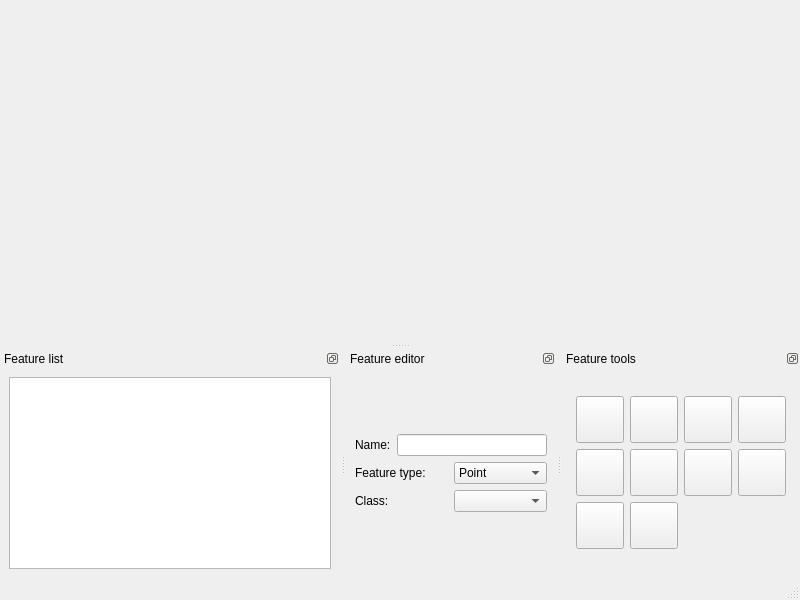
<?xml version="1.0" encoding="UTF-8"?>
<ui version="4.0">
 <class>StereoPlotterForm</class>
 <widget class="QMainWindow" name="StereoPlotterForm">
  <property name="geometry">
   <rect>
    <x>0</x>
    <y>0</y>
    <width>800</width>
    <height>600</height>
   </rect>
  </property>
  <property name="windowTitle">
   <string>Stereoplotter</string>
  </property>
  <property name="dockNestingEnabled">
   <bool>false</bool>
  </property>
  <widget class="QWidget" name="centralwidget"/>
  <widget class="QMenuBar" name="menubar">
   <property name="geometry">
    <rect>
     <x>0</x>
     <y>0</y>
     <width>800</width>
     <height>25</height>
    </rect>
   </property>
  </widget>
  <widget class="QStatusBar" name="statusbar"/>
  <widget class="QDockWidget" name="dockWidget">
   <property name="features">
    <set>QDockWidget::DockWidgetFloatable|QDockWidget::DockWidgetMovable</set>
   </property>
   <property name="windowTitle">
    <string>Feature list</string>
   </property>
   <attribute name="dockWidgetArea">
    <number>8</number>
   </attribute>
   <widget class="QWidget" name="dockWidgetContents_4">
    <layout class="QGridLayout" name="gridLayout_3">
     <item row="0" column="0">
      <widget class="QTreeView" name="treeView"/>
     </item>
    </layout>
   </widget>
  </widget>
  <widget class="QDockWidget" name="dockWidget_2">
   <property name="maximumSize">
    <size>
     <width>500</width>
     <height>524287</height>
    </size>
   </property>
   <property name="features">
    <set>QDockWidget::DockWidgetFloatable|QDockWidget::DockWidgetMovable</set>
   </property>
   <property name="windowTitle">
    <string>Feature editor</string>
   </property>
   <attribute name="dockWidgetArea">
    <number>8</number>
   </attribute>
   <widget class="QWidget" name="dockWidgetContents_5">
    <layout class="QGridLayout" name="gridLayout_2">
     <item row="0" column="0">
      <layout class="QVBoxLayout" name="verticalLayout_2">
       <item>
        <layout class="QHBoxLayout" name="horizontalLayout_4">
         <item>
          <widget class="QLabel" name="label_4">
           <property name="text">
            <string>Name:</string>
           </property>
          </widget>
         </item>
         <item>
          <widget class="QLineEdit" name="nameEdit"/>
         </item>
        </layout>
       </item>
       <item>
        <layout class="QHBoxLayout" name="horizontalLayout_5">
         <item>
          <widget class="QLabel" name="label_5">
           <property name="text">
            <string>Feature type:</string>
           </property>
          </widget>
         </item>
         <item>
          <widget class="QComboBox" name="comboBox_3">
           <item>
            <property name="text">
             <string>Point</string>
            </property>
           </item>
           <item>
            <property name="text">
             <string>Line</string>
            </property>
           </item>
           <item>
            <property name="text">
             <string>Polygon</string>
            </property>
           </item>
          </widget>
         </item>
        </layout>
       </item>
       <item>
        <layout class="QHBoxLayout" name="horizontalLayout_6">
         <item>
          <widget class="QLabel" name="label_6">
           <property name="text">
            <string>Class:</string>
           </property>
          </widget>
         </item>
         <item>
          <widget class="QComboBox" name="comboBox_4"/>
         </item>
        </layout>
       </item>
      </layout>
     </item>
    </layout>
   </widget>
  </widget>
  <widget class="QDockWidget" name="dockWidget_3">
   <property name="maximumSize">
    <size>
     <width>238</width>
     <height>524287</height>
    </size>
   </property>
   <property name="features">
    <set>QDockWidget::DockWidgetFloatable|QDockWidget::DockWidgetMovable</set>
   </property>
   <property name="windowTitle">
    <string>Feature tools</string>
   </property>
   <attribute name="dockWidgetArea">
    <number>8</number>
   </attribute>
   <widget class="QWidget" name="dockWidgetContents_6">
    <layout class="QGridLayout" name="gridLayout_4">
     <item row="0" column="0">
      <layout class="QGridLayout" name="gridLayout">
       <item row="0" column="0">
        <widget class="QToolButton" name="addButton">
         <property name="minimumSize">
          <size>
           <width>40</width>
           <height>40</height>
          </size>
         </property>
         <property name="toolTip">
          <string>Add new feature</string>
         </property>
         <property name="text">
          <string/>
         </property>
         <property name="icon">
          <iconset resource="../resource/resource.qrc">
           <normaloff>:/icon/add.png</normaloff>:/icon/add.png</iconset>
         </property>
         <property name="iconSize">
          <size>
           <width>40</width>
           <height>40</height>
          </size>
         </property>
        </widget>
       </item>
       <item row="0" column="1">
        <widget class="QToolButton" name="removeButton">
         <property name="minimumSize">
          <size>
           <width>40</width>
           <height>40</height>
          </size>
         </property>
         <property name="toolTip">
          <string>Remove feature</string>
         </property>
         <property name="text">
          <string/>
         </property>
         <property name="icon">
          <iconset resource="../resource/resource.qrc">
           <normaloff>:/icon/remove.png</normaloff>:/icon/remove.png</iconset>
         </property>
         <property name="iconSize">
          <size>
           <width>40</width>
           <height>40</height>
          </size>
         </property>
        </widget>
       </item>
       <item row="0" column="2">
        <widget class="QToolButton" name="removeAllButton">
         <property name="minimumSize">
          <size>
           <width>40</width>
           <height>40</height>
          </size>
         </property>
         <property name="toolTip">
          <string>Remove all features</string>
         </property>
         <property name="text">
          <string/>
         </property>
         <property name="icon">
          <iconset resource="../resource/resource.qrc">
           <normaloff>:/icon/removeall.png</normaloff>:/icon/removeall.png</iconset>
         </property>
         <property name="iconSize">
          <size>
           <width>40</width>
           <height>40</height>
          </size>
         </property>
        </widget>
       </item>
       <item row="0" column="3">
        <widget class="QToolButton" name="addPtButton">
         <property name="minimumSize">
          <size>
           <width>40</width>
           <height>40</height>
          </size>
         </property>
         <property name="toolTip">
          <string>Insert point mode</string>
         </property>
         <property name="text">
          <string/>
         </property>
         <property name="icon">
          <iconset resource="../resource/resource.qrc">
           <normaloff>:/icon/ptadd.png</normaloff>:/icon/ptadd.png</iconset>
         </property>
         <property name="iconSize">
          <size>
           <width>40</width>
           <height>40</height>
          </size>
         </property>
         <property name="checkable">
          <bool>true</bool>
         </property>
        </widget>
       </item>
       <item row="1" column="0">
        <widget class="QToolButton" name="endButton">
         <property name="minimumSize">
          <size>
           <width>40</width>
           <height>40</height>
          </size>
         </property>
         <property name="toolTip">
          <string>End feature</string>
         </property>
         <property name="text">
          <string/>
         </property>
         <property name="icon">
          <iconset resource="../resource/resource.qrc">
           <normaloff>:/icon/done.png</normaloff>:/icon/done.png</iconset>
         </property>
         <property name="iconSize">
          <size>
           <width>40</width>
           <height>40</height>
          </size>
         </property>
        </widget>
       </item>
       <item row="1" column="1">
        <widget class="QToolButton" name="selButton">
         <property name="minimumSize">
          <size>
           <width>40</width>
           <height>40</height>
          </size>
         </property>
         <property name="toolTip">
          <string>Select feature / point</string>
         </property>
         <property name="text">
          <string/>
         </property>
         <property name="icon">
          <iconset resource="../resource/resource.qrc">
           <normaloff>:/icon/select.png</normaloff>:/icon/select.png</iconset>
         </property>
         <property name="iconSize">
          <size>
           <width>40</width>
           <height>40</height>
          </size>
         </property>
        </widget>
       </item>
       <item row="1" column="2">
        <widget class="QToolButton" name="removePtButton">
         <property name="minimumSize">
          <size>
           <width>40</width>
           <height>40</height>
          </size>
         </property>
         <property name="toolTip">
          <string>Remove point</string>
         </property>
         <property name="text">
          <string/>
         </property>
         <property name="icon">
          <iconset resource="../resource/resource.qrc">
           <normaloff>:/icon/ptremove.png</normaloff>:/icon/ptremove.png</iconset>
         </property>
         <property name="iconSize">
          <size>
           <width>40</width>
           <height>40</height>
          </size>
         </property>
        </widget>
       </item>
       <item row="1" column="3">
        <widget class="QToolButton" name="editPtButton">
         <property name="minimumSize">
          <size>
           <width>40</width>
           <height>40</height>
          </size>
         </property>
         <property name="toolTip">
          <string>Edit point mode</string>
         </property>
         <property name="text">
          <string/>
         </property>
         <property name="icon">
          <iconset resource="../resource/resource.qrc">
           <normaloff>:/icon/ptedit.png</normaloff>:/icon/ptedit.png</iconset>
         </property>
         <property name="iconSize">
          <size>
           <width>40</width>
           <height>40</height>
          </size>
         </property>
         <property name="checkable">
          <bool>true</bool>
         </property>
        </widget>
       </item>
       <item row="2" column="0">
        <widget class="QToolButton" name="loadButton">
         <property name="minimumSize">
          <size>
           <width>40</width>
           <height>40</height>
          </size>
         </property>
         <property name="toolTip">
          <string>Load features</string>
         </property>
         <property name="text">
          <string/>
         </property>
         <property name="icon">
          <iconset resource="../resource/resource.qrc">
           <normaloff>:/icon/fileopen.png</normaloff>:/icon/fileopen.png</iconset>
         </property>
         <property name="iconSize">
          <size>
           <width>40</width>
           <height>40</height>
          </size>
         </property>
        </widget>
       </item>
       <item row="2" column="1">
        <widget class="QToolButton" name="saveButton">
         <property name="minimumSize">
          <size>
           <width>40</width>
           <height>40</height>
          </size>
         </property>
         <property name="toolTip">
          <string>Save features</string>
         </property>
         <property name="text">
          <string/>
         </property>
         <property name="icon">
          <iconset resource="../resource/resource.qrc">
           <normaloff>:/icon/filesave</normaloff>:/icon/filesave</iconset>
         </property>
         <property name="iconSize">
          <size>
           <width>40</width>
           <height>40</height>
          </size>
         </property>
        </widget>
       </item>
      </layout>
     </item>
    </layout>
   </widget>
  </widget>
 </widget>
 <resources>
  <include location="../resource/resource.qrc"/>
 </resources>
 <connections/>
</ui>
